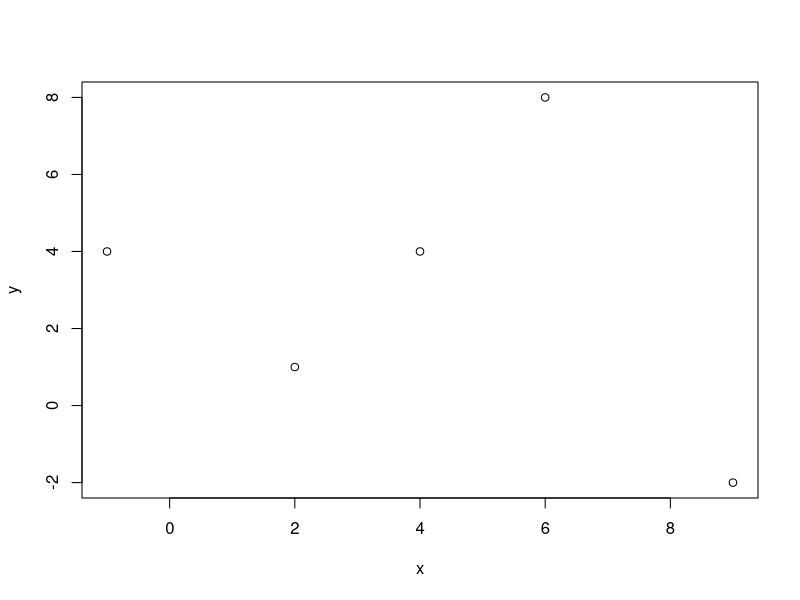
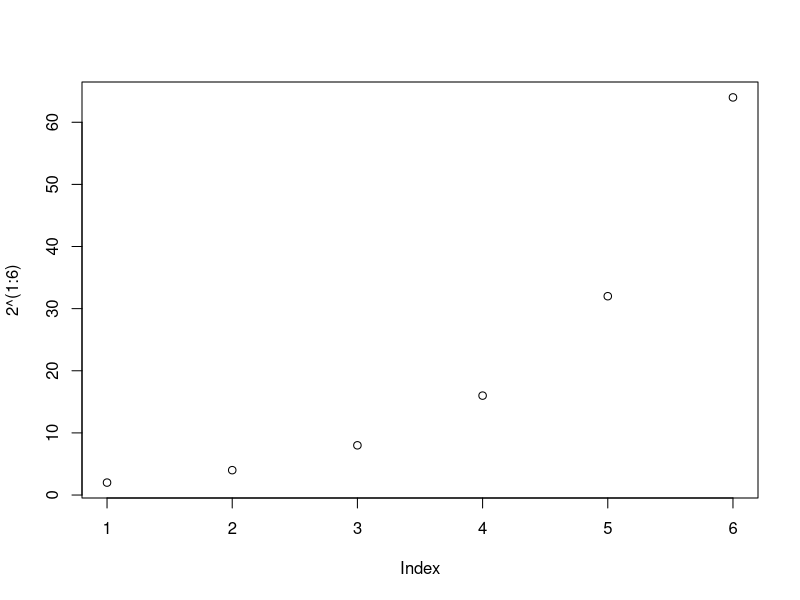
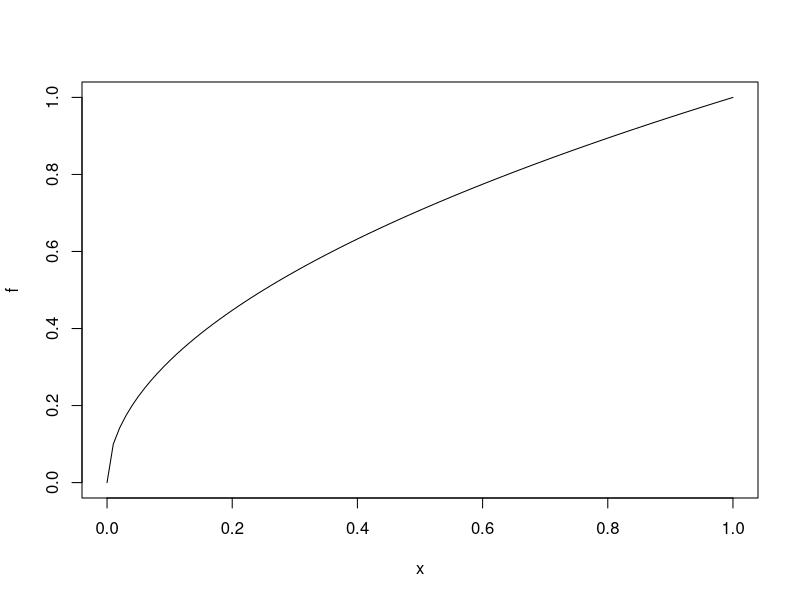

These figures' R source, in order:
## ---- chunk 1
knitr::opts_chunk$set(echo = TRUE)
## ---- chunk 2
x = c(2,6,4,9,-1)
y = c(1,8,4,-2,4)
plot(x,y)

## ---- chunk 3
plot(2^(1:6))
## ---- chunk 4
f <- function(x){sqrt(x)}
plot(f)
